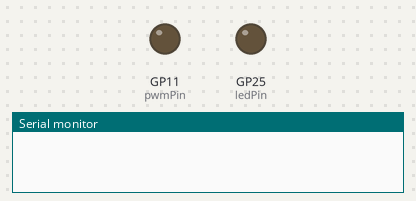
This sketch was run on a simulated Raspberry Pi Pico. On the bench: output pins drawn as LEDs (lit = HIGH), the last lines printed to the serial monitor. Dashed ring = blinking.

Above: at 0.1 s.
At 2.0 s:
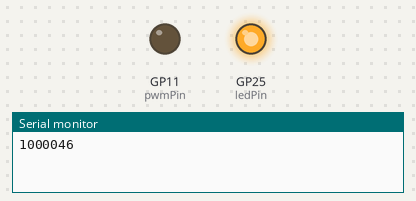
At 2.35 s:
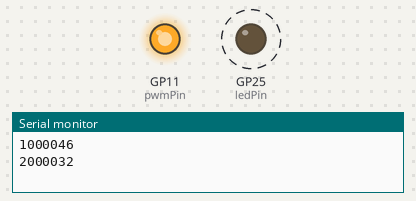
At 16.92 s:
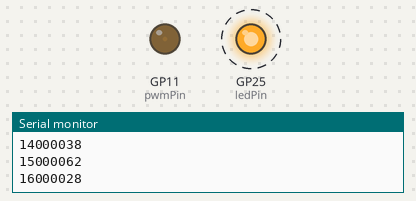
Timing chart, 0 to 17.6 s (numbered marks = the images above):
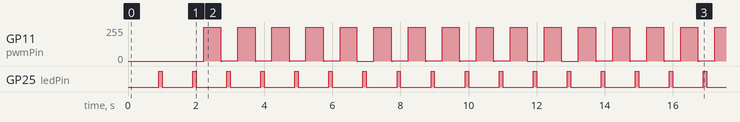

The sketch:

PikoSinPWM.ino
```cpp
// GPIO setup
//const int signalPin = 11;          // GPIO11
const int ledPin = LED_BUILTIN;    // Built-in LED

const int pwmPin = 11;

const float pwmFreq = 100000.0f;   // 100 kHz PWM carrier
const float sineFreq = 1.0f;       // 1 Hz modulation

const int pwmMax = 255;            // 8-bit resolution


// LED timing (in milliseconds)
const uint32_t led_on_time = 100;  // 100 ms ON
const uint32_t led_period = 1000;  // 1 Hz = 1000 ms

uint32_t lastLedTime = 0;
bool ledState = false;

void setup() {
  Serial.begin(115200);
  delay(2000);

  pinMode(pwmPin, OUTPUT);

  analogWriteFreq(pwmFreq);        // set PWM frequency
}

void setup1() {
  pinMode(ledPin, OUTPUT);

}


void loop() {
  // Time in seconds
  float t = micros() / 1000000.0f;

  // Sine modulation (0..1)
  float s = (sinf(2.0f * PI * sineFreq * t) + 1.0f) * 0.5f;

  // Scale to PWM range
  int duty = (int)(s * pwmMax);

  analogWrite(pwmPin, duty);
}

void loop1() {
  // --- LED blink (non-blocking) ---
  uint32_t currentMillis = millis();

  if (!ledState && (currentMillis - lastLedTime >= (led_period - led_on_time))) {
    digitalWrite(ledPin, HIGH);
    ledState = true;
    lastLedTime = currentMillis;
  }

  if (ledState && (currentMillis - lastLedTime >= led_on_time)) {
    digitalWrite(ledPin, LOW);
    ledState = false;
    lastLedTime = currentMillis;
    Serial.println(micros());
  }

}
```

Measured:
- by itself, GP25 (ledPin): alternates HIGH for 0.10 s and LOW for 0.90 s
